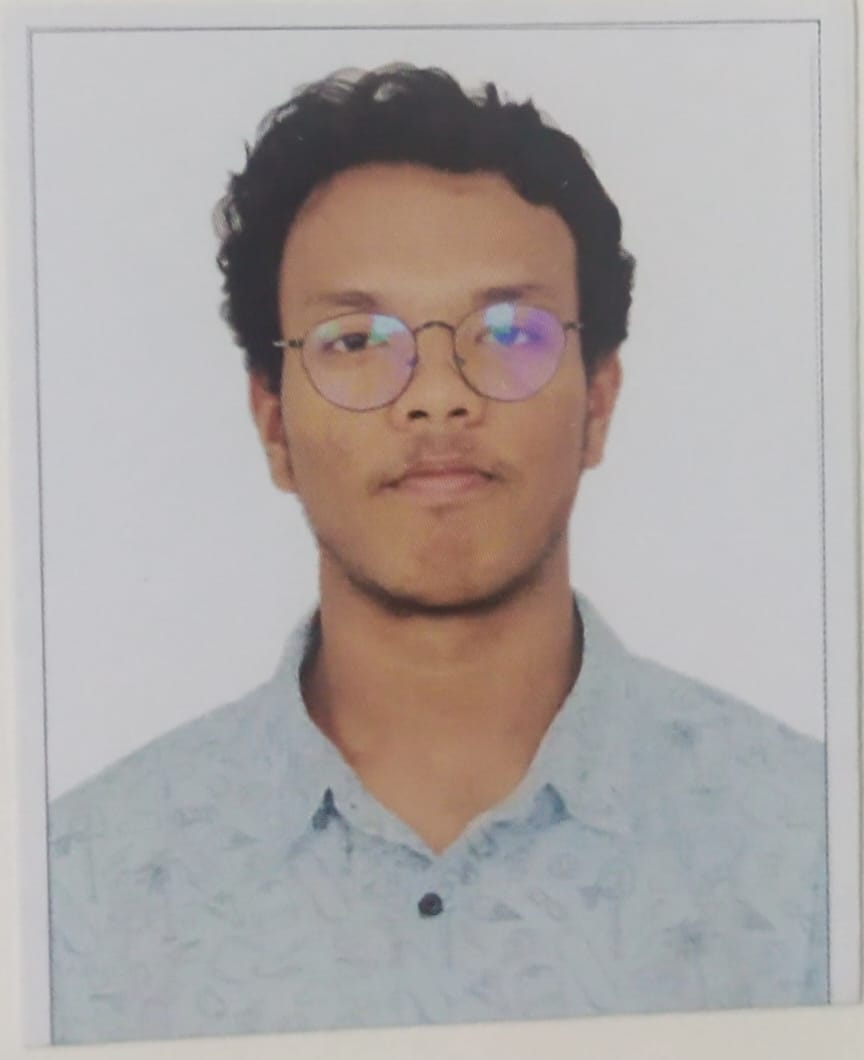
#> input picture sample_face.jpg, 864 x 1060 px
$ python face_detection.py
#> lines starting #> are read from the running program, lines starting #| are printed output that depends on the picture; after the words box and inside, x2 and y2 are one past the last pixel; in counts of white or black regions, pixels touching at a corner belong together

import cv2
from pathlib import Path


# Load OpenCV Haar Cascade face detector
CASCADE_PATH = (
    cv2.data.haarcascades
    + "haarcascade_frontalface_default.xml"
)

face_detector = cv2.CascadeClassifier(CASCADE_PATH)

if face_detector.empty():
    raise RuntimeError("Could not load Haar Cascade detector")


def detect_faces(image_path):

    image_path = Path(image_path)

    if not image_path.is_file():
        raise FileNotFoundError(image_path)

    # Read image
    image = cv2.imread(str(image_path))
#> image is the input picture: shape (1060, 864, 3); mean B, G, R 165.2, 166.8, 172.8

    if image is None:
        raise ValueError("Could not read image")

    # Convert to grayscale
    gray = cv2.cvtColor(
        image,
        cv2.COLOR_BGR2GRAY
    )
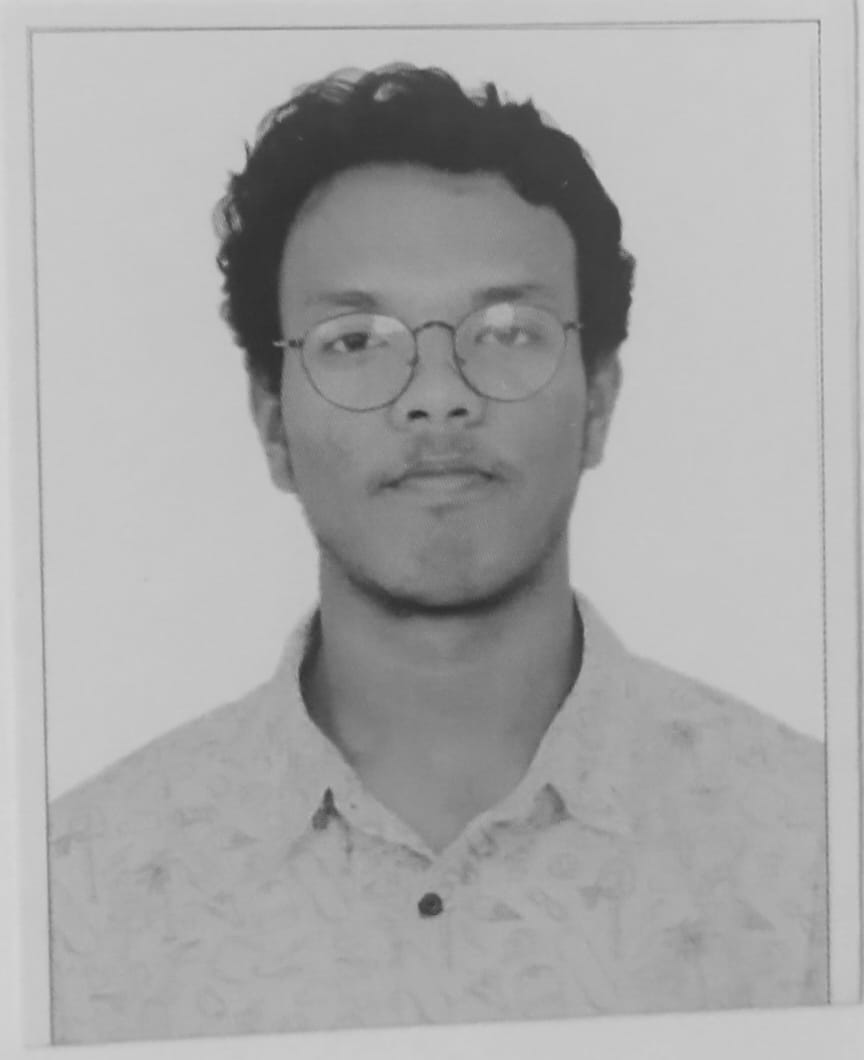
#> gray: shape (1060, 864); min 44, max 214, mean 168.4

    # Detect faces
    faces = face_detector.detectMultiScale(
        gray,
        scaleFactor=1.1,
        minNeighbors=5,
        minSize=(30, 30)
    )
#> faces = [[227, 179, 394, 394]]

    print("Faces detected:", len(faces))
#| Faces detected: 1

    # Draw bounding boxes
    for (x, y, w, h) in faces:

        cv2.rectangle(
            image,
            (x, y),
            (x + w, y + h),
            (0, 255, 0),
            2
        )

        # Crop detected face
        face_crop = gray[y:y+h, x:x+w]

        # Resize to CNN input dimensions
        face_resized = cv2.resize(
            face_crop,
            (48, 48)
        )
#> this loop made 1 pass
#> pass 1, in detect_faces, `face_crop = gray[y:y+h, x:x+w]`:
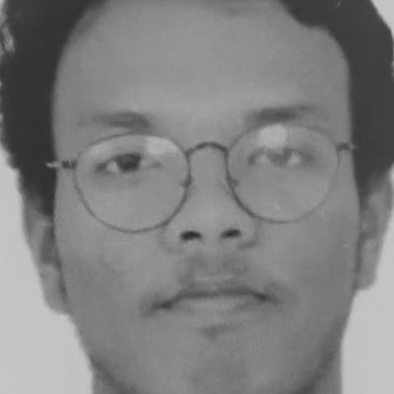
#> face_crop: shape (394, 394); min 44, max 198, mean 127.8
#> pass 1, in detect_faces, `face_resized = cv2.resize( face_crop, (48, 48) )`:
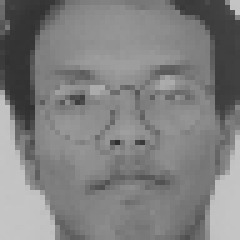
#> face_resized: shape (48, 48) (shown 5 times larger); min 47, max 197, mean 127.7
#> after the loop:
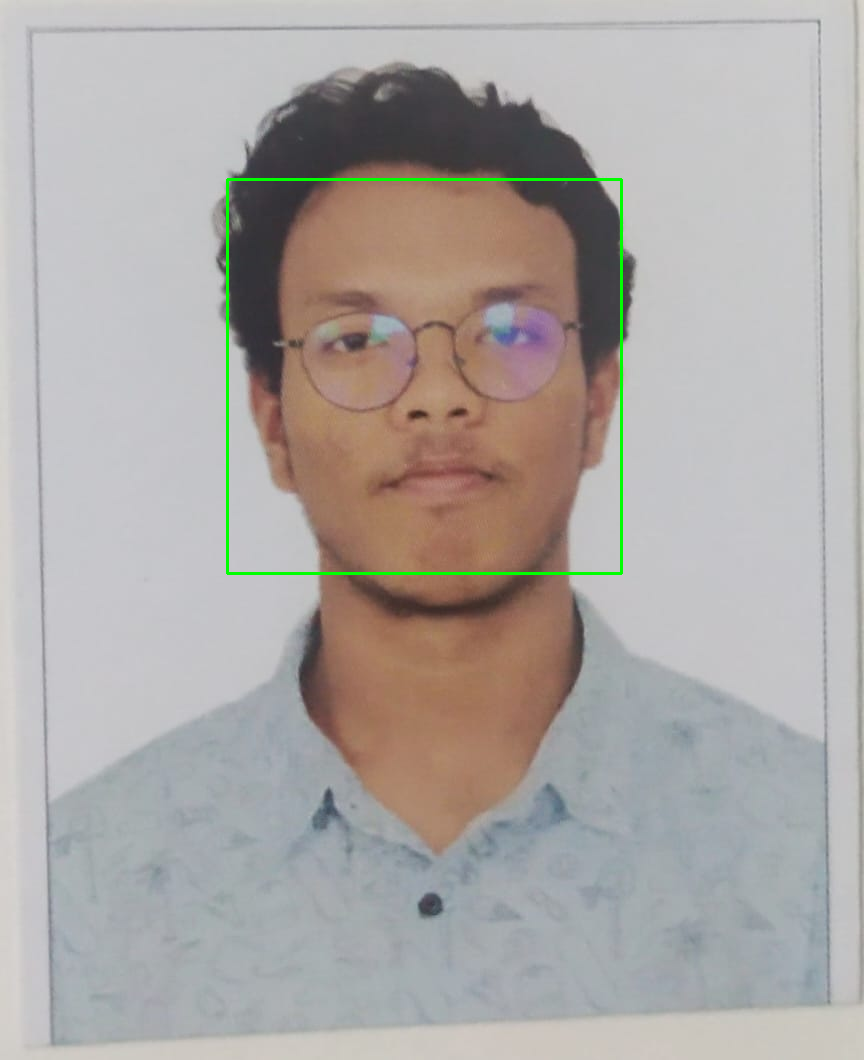
#> image: shape (1060, 864, 3); 0.52% of pixels changed, all inside (x1, y1, x2, y2) = (226, 178, 623, 575)

    # Save output
    output_dir = image_path.parent / "outputs"
    output_dir.mkdir(exist_ok=True)

    output_path = output_dir / "detected_faces.jpg"

    cv2.imwrite(str(output_path), image)

    print("Output saved:", output_path)

    return faces, image


if __name__ == "__main__":

    ROOT = Path(__file__).resolve().parent.parent

    image_path = ROOT / "sample_face.jpg"

    detect_faces(image_path)

$ run again, with sample_face_1.jpg copied over sample_face.jpg
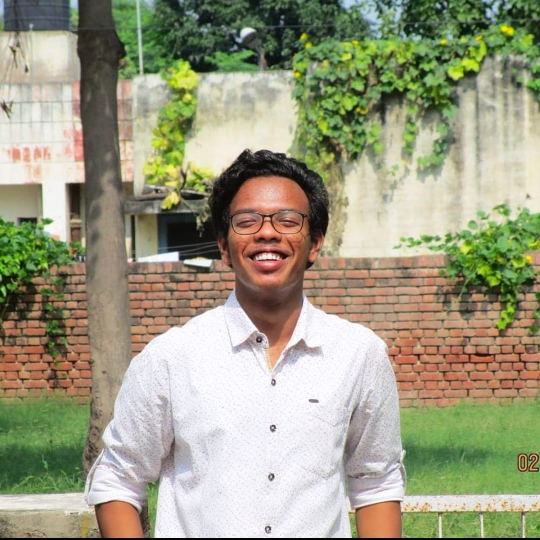
#> input picture sample_face_1.jpg, 1080 x 1080 px (shown at 1/2 size)
#> in detect_faces, image is the input picture: shape (1080, 1080, 3); mean B, G, R 129.6, 156, 156.7
#> in detect_faces, `gray = cv2.cvtColor( image, cv2.COLOR_BGR2GRAY )`:
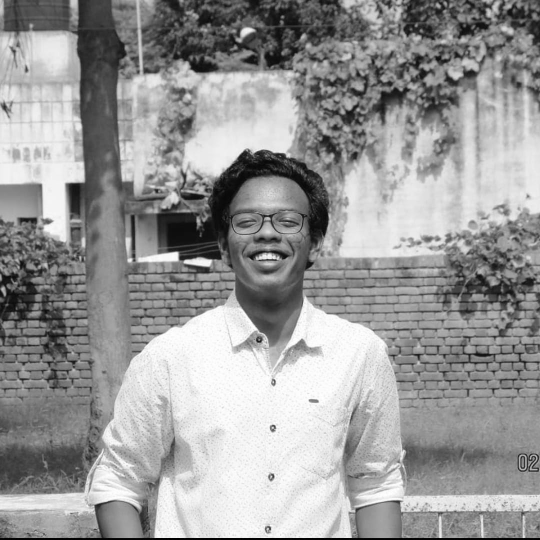
#> gray: shape (1080, 1080) (shown at 1/2 size); min 0, max 255, mean 153.2
#> faces = [[439, 362, 197, 197]]
#| Faces detected: 1
#> the loop in detect_faces, `for (x, y, w, h) in faces: ` made 1 pass
#> after the loop in detect_faces, `for (x, y, w, h) in faces:`:
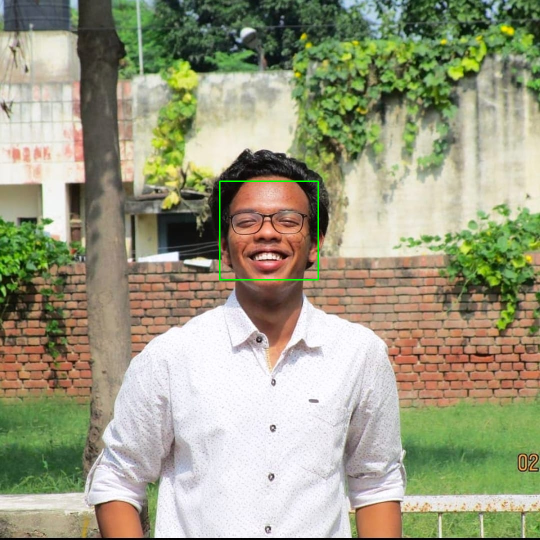
#> image: shape (1080, 1080, 3) (shown at 1/2 size); 0.2% of pixels changed, all inside (x1, y1, x2, y2) = (438, 361, 638, 561)
